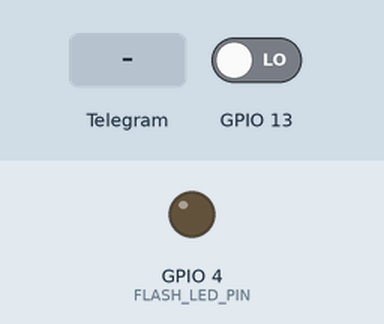
Bench run of a sketch on a simulated ESP32. On the bench: output pins drawn as LEDs (lit = HIGH). The test bench sets the inputs (shaded band); at power-on: GPIO 13 LOW. WiFi joins after 1.5 s; servers stay silent unless stated; the camera gives no picture; web services answer with replies made up by the test bench; what the sketch prints to the serial monitor is not drawn.

Above: at 3.0 s.
3.1 s: Telegram message "/flash" received
At 4.1 s:
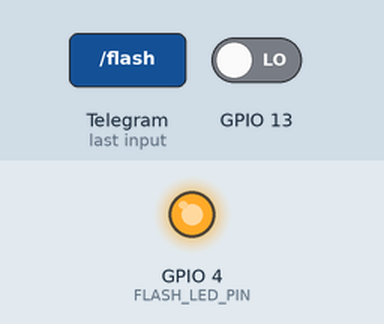
4.9 s: GPIO 13 driven HIGH
6.8 s: Telegram message "/photo" received
9.1 s: Telegram message "/start" received
Timing chart, 0 to 11.7 s (numbered marks = the images above; inputs shaded):
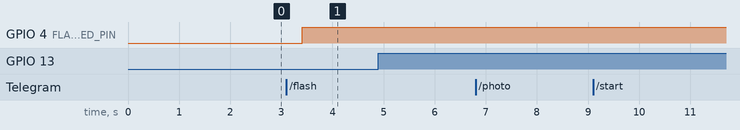

Measured:
- after the input at 3.1 s, GPIO 4 (FLASH_LED_PIN): LOW → HIGH after 0.31 s
- after the input at 4.9 s, every drawn part: stays the same
- after the input at 6.8 s, every drawn part: stays the same
- after the input at 9.1 s, every drawn part: stays the same

The sketch:

sketch_aug12b.ino
```cpp
#include <WiFi.h>
#include <WiFiClientSecure.h>
#include "soc/soc.h"
#include "soc/rtc_cntl_reg.h"
#include "esp_camera.h"
#include <UniversalTelegramBot.h>
#include <ArduinoJson.h>
#include <Wire.h>
#include "SparkFunBME280.h"

// Wifi ağınızın bilgilerini giriniz.
const char* ssid = "VodafoneNet-LQDTR6";
const char* password = "XC3H4IYC";

//myIdBot dan aldığınız telegram ıd bilginizi giriniz.
String chatId = "993149278";

// BotFather dan aldığınız token adresini giriniz.
String BOTtoken = "1902366946:AAHXTJYWYiM6WASQ8MoWL-AxQUXGnOAk_X0";

bool sendPhoto = false;

WiFiClientSecure clientTCP;

UniversalTelegramBot bot(BOTtoken, clientTCP);

//Tanımlamalar
#define PWDN_GPIO_NUM     32
#define RESET_GPIO_NUM    -1
#define XCLK_GPIO_NUM      0
#define SIOD_GPIO_NUM     26
#define SIOC_GPIO_NUM     27

#define Y9_GPIO_NUM       35
#define Y8_GPIO_NUM       34
#define Y7_GPIO_NUM       39
#define Y6_GPIO_NUM       36
#define Y5_GPIO_NUM       21
#define Y4_GPIO_NUM       19
#define Y3_GPIO_NUM       18
#define Y2_GPIO_NUM        5
#define VSYNC_GPIO_NUM    25
#define HREF_GPIO_NUM     23
#define PCLK_GPIO_NUM     22

#define FLASH_LED_PIN 4
bool flashState = LOW;

// Hareket Sensörü
bool motionDetected = false;

#define I2C_SDA 14
#define I2C_SCL 15

BME280 bme;

int botRequestDelay = 1000;
long lastTimeBotRan;

void handleNewMessages(int numNewMessages);
String sendPhotoTelegram();

String getReadings(){
  float temperature, humidity;
  temperature = bme.readTempC();
  //temperature = bme.readTempF();
  humidity = bme.readFloatHumidity();
  String message = "Temperature: " + String(temperature) + " ºC \n";
  message += "Humidity: " + String (humidity) + " % \n";
  return message;
}

static void IRAM_ATTR detectsMovement(void * arg){
  motionDetected = true;
}

void setup(){
  WRITE_PERI_REG(RTC_CNTL_BROWN_OUT_REG, 0);
  Serial.begin(115200);

  pinMode(FLASH_LED_PIN, OUTPUT);
  digitalWrite(FLASH_LED_PIN, flashState);

  Wire.begin(I2C_SDA, I2C_SCL);
  bme.settings.commInterface = I2C_MODE;
  bme.settings.I2CAddress = 0x76;
  bme.settings.runMode = 3;
  bme.settings.tStandby = 0;
  bme.settings.filter = 0;
  bme.settings.tempOverSample = 1;
  bme.settings.pressOverSample = 1;
  bme.settings.humidOverSample = 1;
  bme.begin();

// Wifi ağımıza bağlanmak için aramayı başlatıyoruz.
  WiFi.mode(WIFI_STA);
  Serial.println();
  Serial.print("Connecting to ");
  Serial.println(ssid);
  WiFi.begin(ssid, password);
  clientTCP.setCACert(TELEGRAM_CERTIFICATE_ROOT);
  while (WiFi.status() != WL_CONNECTED) {
    Serial.print(".");
    delay(500);
  }
  Serial.println();
  Serial.print("ESP32-CAM IP Address: ");
  Serial.println(WiFi.localIP());

  camera_config_t config;
  config.ledc_channel = LEDC_CHANNEL_0;
  config.ledc_timer = LEDC_TIMER_0;
  config.pin_d0 = Y2_GPIO_NUM;
  config.pin_d1 = Y3_GPIO_NUM;
  config.pin_d2 = Y4_GPIO_NUM;
  config.pin_d3 = Y5_GPIO_NUM;
  config.pin_d4 = Y6_GPIO_NUM;
  config.pin_d5 = Y7_GPIO_NUM;
  config.pin_d6 = Y8_GPIO_NUM;
  config.pin_d7 = Y9_GPIO_NUM;
  config.pin_xclk = XCLK_GPIO_NUM;
  config.pin_pclk = PCLK_GPIO_NUM;
  config.pin_vsync = VSYNC_GPIO_NUM;
  config.pin_href = HREF_GPIO_NUM;
  config.pin_sscb_sda = SIOD_GPIO_NUM;
  config.pin_sscb_scl = SIOC_GPIO_NUM;
  config.pin_pwdn = PWDN_GPIO_NUM;
  config.pin_reset = RESET_GPIO_NUM;
  config.xclk_freq_hz = 20000000;
  config.pixel_format = PIXFORMAT_JPEG;


  if(psramFound()){
    config.frame_size = FRAMESIZE_UXGA;
    config.jpeg_quality = 10;
    config.fb_count = 2;
  } else {
    config.frame_size = FRAMESIZE_SVGA;
    config.jpeg_quality = 12;
    config.fb_count = 1;
  }

  // Kamerayı Başlatıyoruz.
  esp_err_t err = esp_camera_init(&config);
  if (err != ESP_OK) {
    Serial.printf("Kamera su hata yuzunden baslatilamadi 0x%x", err);
    delay(1000);
    ESP.restart();
  }

  sensor_t * s = esp_camera_sensor_get();
  s->set_framesize(s, FRAMESIZE_CIF);  // UXGA|SXGA|XGA|SVGA|VGA|CIF|QVGA|HQVGA|QQVGA

  err = gpio_isr_handler_add(GPIO_NUM_13, &detectsMovement, (void *) 13);
  if (err != ESP_OK){
    Serial.printf("handler add failed with error 0x%x \r\n", err);
  }
  err = gpio_set_intr_type(GPIO_NUM_13, GPIO_INTR_POSEDGE);
  if (err != ESP_OK){
    Serial.printf("Su hata yuzunden basarisiz olundu 0x%x \r\n", err);
  }
}

void loop(){
  if (sendPhoto){
    Serial.println("Fotograf Hazirlaniyor");
    sendPhotoTelegram();
    sendPhoto = false;
  }

  if(motionDetected){
    bot.sendMessage(chatId, "Hareket Algilandi", "");
    Serial.println("Hareket Algılandı");
    sendPhotoTelegram();
    motionDetected = false;
  }

  if (millis() > lastTimeBotRan + botRequestDelay){
    int numNewMessages = bot.getUpdates(bot.last_message_received + 1);
    while (numNewMessages){
      Serial.println("got response");
      handleNewMessages(numNewMessages);
      numNewMessages = bot.getUpdates(bot.last_message_received + 1);
    }
    lastTimeBotRan = millis();
  }
}

String sendPhotoTelegram(){
  const char* myDomain = "api.telegram.org";
  String getAll = "";
  String getBody = "";

  camera_fb_t * fb = NULL;
  fb = esp_camera_fb_get();
  if(!fb) {
    Serial.println("Kamera Kayit Yakalayamadi");
    delay(1000);
    ESP.restart();
    return "Kamera Kayıt Yakalayamadı";
  }

  Serial.println("Connect to " + String(myDomain));

  if (clientTCP.connect(myDomain, 443)) {
    Serial.println("Connection successful");

    String head = "--RandomNerdTutorials\r\nContent-Disposition: form-data; name=\"chat_id\"; \r\n\r\n" + chatId + "\r\n--RandomNerdTutorials\r\nContent-Disposition: form-data; name=\"photo\"; filename=\"esp32-cam.jpg\"\r\nContent-Type: image/jpeg\r\n\r\n";
    String tail = "\r\n--RandomNerdTutorials--\r\n";

    uint16_t imageLen = fb->len;
    uint16_t extraLen = head.length() + tail.length();
    uint16_t totalLen = imageLen + extraLen;

    clientTCP.println("POST /bot"+BOTtoken+"/sendPhoto HTTP/1.1");
    clientTCP.println("Host: " + String(myDomain));
    clientTCP.println("Content-Length: " + String(totalLen));
    clientTCP.println("Content-Type: multipart/form-data; boundary=RandomNerdTutorials");
    clientTCP.println();
    clientTCP.print(head);

    uint8_t *fbBuf = fb->buf;
    size_t fbLen = fb->len;
    for (size_t n=0;n<fbLen;n=n+1024) {
      if (n+1024<fbLen) {
        clientTCP.write(fbBuf, 1024);
        fbBuf += 1024;
      }
      else if (fbLen%1024>0) {
        size_t remainder = fbLen%1024;
        clientTCP.write(fbBuf, remainder);
      }
    }

    clientTCP.print(tail);

    esp_camera_fb_return(fb);

    int waitTime = 10000;   // timeout 10 seconds
    long startTimer = millis();
    boolean state = false;

    while ((startTimer + waitTime) > millis()){
      Serial.print(".");
      delay(100);
      while (clientTCP.available()) {
        char c = clientTCP.read();
        if (state==true) getBody += String(c);
        if (c == '\n') {
          if (getAll.length()==0) state=true;
          getAll = "";
        }
        else if (c != '\r')
          getAll += String(c);
        startTimer = millis();
      }
      if (getBody.length()>0) break;
    }
    clientTCP.stop();
    Serial.println(getBody);
  }
  else {
    getBody="api.telegram.com a baglanti basarisiz oldu";
    Serial.println("api.telegram.com a baglanti basarisiz oldu");
  }
  return getBody;
}

void handleNewMessages(int numNewMessages){
  Serial.print("Handle New Messages: ");
  Serial.println(numNewMessages);

  for (int i = 0; i < numNewMessages; i++){
    // Chat id of the requester
    String chat_id = String(bot.messages[i].chat_id);
    if (chat_id != chatId){
      bot.sendMessage(chat_id, "Geçersiz Kullanıcı", "");
      continue;
    }

    String text = bot.messages[i].text;
    Serial.println(text);

    String fromName = bot.messages[i].from_name;

    if (text == "/flash") {
      flashState = !flashState;
      digitalWrite(FLASH_LED_PIN, flashState);
    }
    if (text == "/photo") {
      sendPhoto = true;
      Serial.println("New photo  request");
    }


    if (text == "/start"){
      String welcome = "Welcome to the ESP32-CAM Telegram bot.\n";
      welcome += "/photo : takes a new photo\n";
      welcome += "/flash : toggle flash LED\n";
      welcome += "/readings : request sensor readings\n\n";
      welcome += "You'll receive a photo whenever motion is detected.\n";
      bot.sendMessage(chatId, welcome, "Markdown");
    }
  }
}
```
